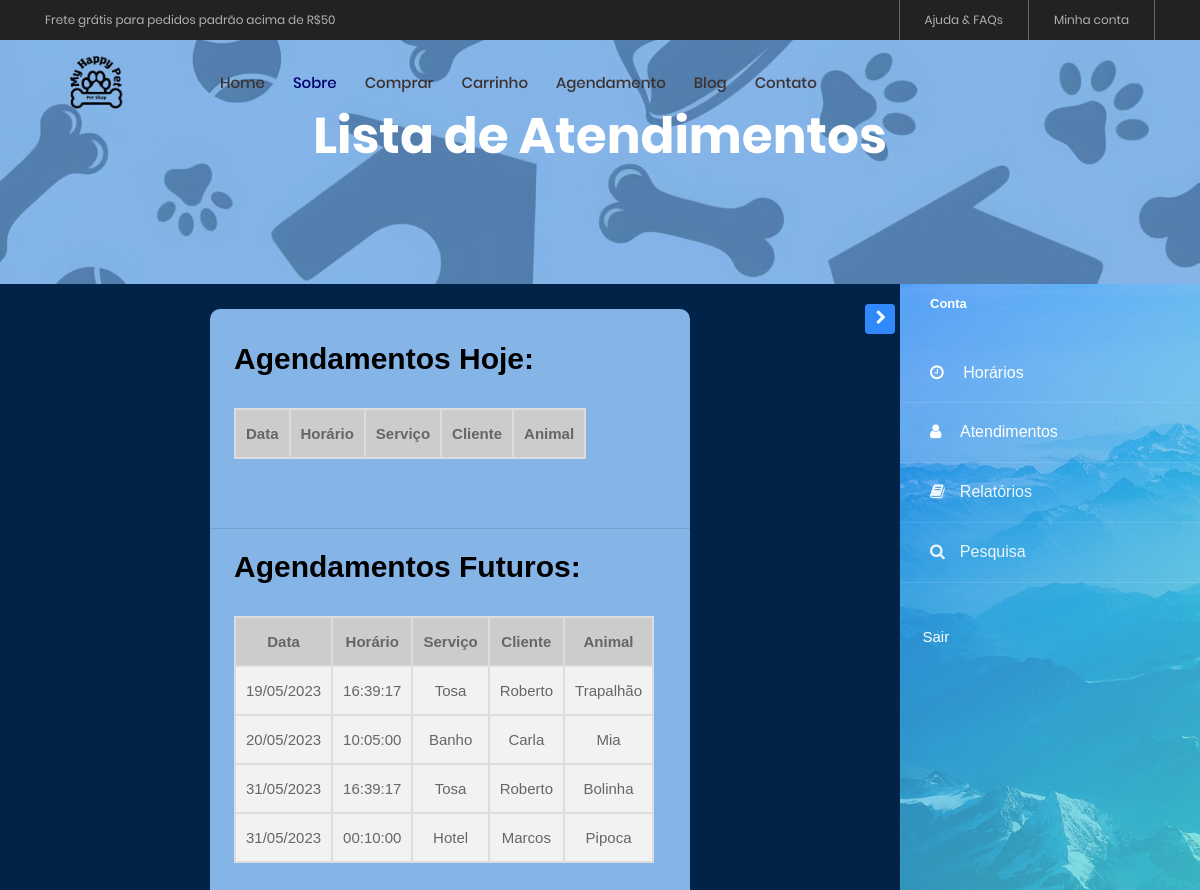
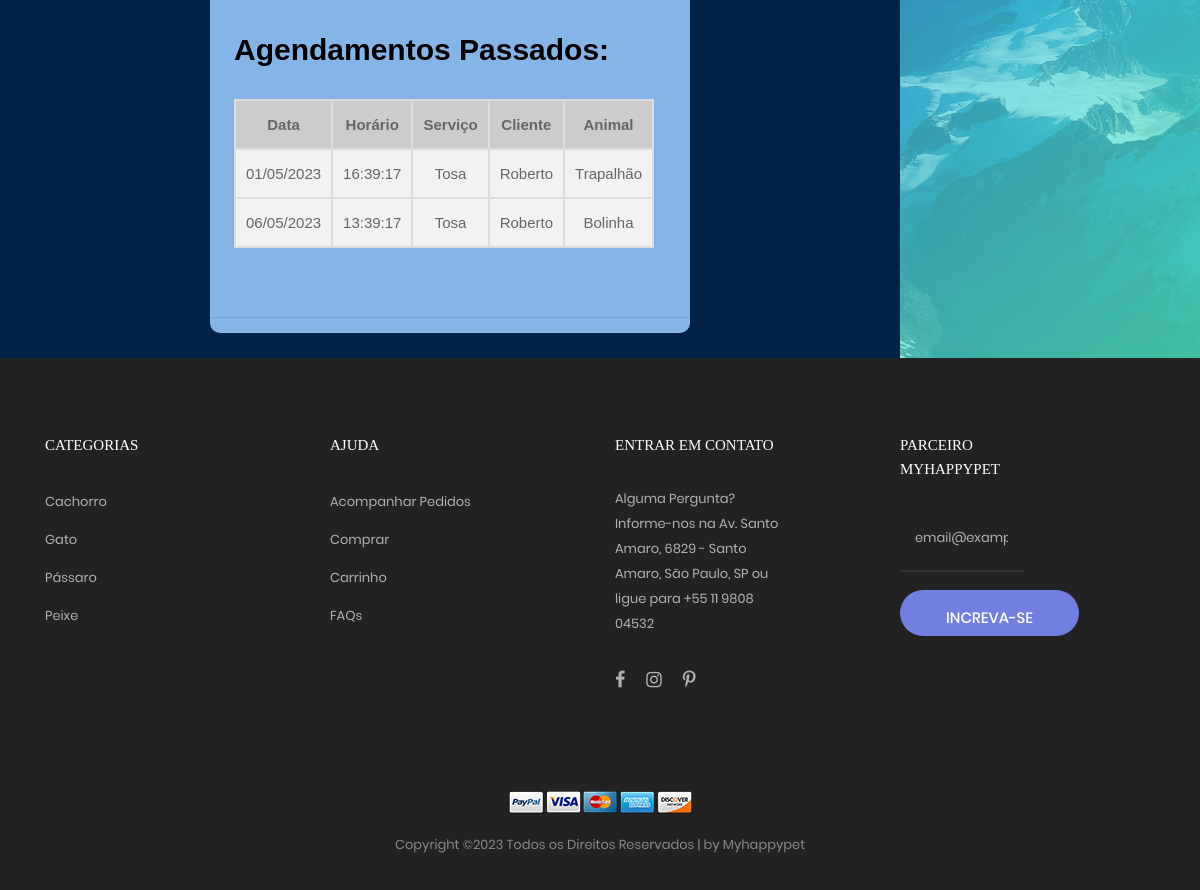
Page /ve_horarios_func.php (signed in) on the committed database (2 pictures, top to bottom).
### tables this page shows
CREATE TABLE `horarios_disponiveis` (
  `idHorario` int(10) NOT NULL,
  `id_funcionario` int(10) DEFAULT NULL,
  `data` date DEFAULT NULL,
  `horario` time DEFAULT NULL,
  `reservado` tinyint(1) DEFAULT NULL,
  `servico` varchar(50) DEFAULT NULL
);

CREATE TABLE `cliente` (
  `idCliente` int(10) NOT NULL,
  `id_endereco` int(10) DEFAULT NULL,
  `nome` varchar(100) DEFAULT NULL,
  `sobrenome` varchar(100) DEFAULT NULL,
  `cpf` char(11) DEFAULT NULL,
  `rg` char(9) DEFAULT NULL,
  `data_nasc` date DEFAULT NULL
);

CREATE TABLE `cadastro_pet` (
  `idPet` int(10) NOT NULL,
  `id_cliente` int(10) DEFAULT NULL,
  `nome_pet` varchar(50) DEFAULT NULL,
  `raca` varchar(20) DEFAULT NULL,
  `sexo_pet` varchar(50) DEFAULT NULL,
  `cor_pet` varchar(20) DEFAULT NULL,
  `data_nasc_pet` date DEFAULT NULL,
  `peso_pet` float(4,2) DEFAULT NULL,
  `data_cad_pet` datetime DEFAULT NULL
);

### ve_horarios_func.php (the view, shortened to what this page needs)
<?php
    include_once('php/conexao.php');
?>
<!DOCTYPE html>
<html lang="pt-br">
<head>
		<link rel="stylesheet" type="text/css" href="vendor/bootstrap/css/bootstrap.min.css">
		<link rel="stylesheet" type="text/css" href="fonts/font-awesome-4.7.0/css/font-awesome.min.css">
		<link rel="stylesheet" type="text/css" href="fonts/iconic/css/material-design-iconic-font.min.css">
		<link rel="stylesheet" type="text/css" href="fonts/linearicons-v1.0.0/icon-font.min.css">
		<link rel="stylesheet" type="text/css" href="vendor/animate/animate.css">
		<link rel="stylesheet" type="text/css" href="vendor/css-hamburgers/hamburgers.min.css">
		<link rel="stylesheet" type="text/css" href="vendor/animsition/css/animsition.min.css">
		<link rel="stylesheet" type="text/css" href="vendor/select2/select2.min.css">
		<link rel="stylesheet" type="text/css" href="vendor/daterangepicker/daterangepicker.css">
		<link rel="stylesheet" type="text/css" href="vendor/slick/slick.css">
		<link rel="stylesheet" type="text/css" href="vendor/MagnificPopup/magnific-popup.css">
		<link rel="stylesheet" type="text/css" href="vendor/perfect-scrollbar/perfect-scrollbar.css">
		<link rel="stylesheet" type="text/css" href="css/util.css">
		<link rel="stylesheet" type="text/css" href="css/main.css">
        <link rel="stylesheet" href="https://stackpath.bootstrapcdn.com/font-awesome/4.7.0/css/font-awesome.min.css">
		<link rel="stylesheet" href="assets/css/style.css">
		<link rel="stylesheet" href="css/joao.css">
<link rel="stylesheet" href="https://cdnjs.cloudflare.com/ajax/libs/animate.css/4.1.1/animate.min.css"/>
<link rel="stylesheet" type="text/css" href="vendor/bootstrap/css/boot.css" />
<link rel="stylesheet" href="./css/style.css" />
</head>
<body class="animsition">
	<header>
	<div class="container-menu-desktop">
		<div class="top-bar">
			<div class="content-topbar flex-sb-m h-full container">
				<div class="left-top-bar">
					Frete grátis para pedidos padrão acima de R$50
				</div>
				<div class="right-top-bar flex-w h-full">
					<a href="ajuda.html" class="flex-c-m trans-04 p-lr-25">
						Ajuda & FAQs
					</a>
					<a href="php/checa_login.php" class="flex-c-m trans-04 p-lr-25">
						Minha conta
					</a>
				</div>
			</div>
		</div>
		<div class="wrap-menu-desktop">
			<nav class="limiter-menu-desktop container">
				<a href="index.html" class="logo">
					<img src="images/icons/logo.png" alt="IMG-LOGO">
				</a>
				<div class="menu-desktop">
					<ul class="main-menu">
						<li>
							<a href="index.html">Home</a>
						</li>
						<li class="active-menu">
							<a href="sobre.html">Sobre</a>
						</li>
						<li>
							<a href="comprar.html">Comprar</a>
						</li>
						<li>
							<a href="carrinho.html">Carrinho</a>
						</li>
						<li>
							<a href="agendamento.php">Agendamento</a>
						</li>
						<li>
							<a href="blog.html">Blog</a>
						</li>
						<li>
							<a href="contato.html">Contato</a>
						</li>
					</ul>
				</div>
			</nav>
		</div>
	</div>
</header>
</div><br><br><br>
<section class="bg-img1 txt-center p-lr-15 p-tb-120" style="background-image: url('images/bg-01.jpg');">
	<h2 class="ltext-105 cl0 txt-center">
		Lista de Atendimentos
	</h2>
</section>
<div class="wrapper d-flex align-items-stretch">
	<nav id="sidebar" class="order-last" class="img" style="background-image: url(images/bg_1.jpg);">
			<div class="custom-menu">
				<button type="button" id="sidebarCollapse" class="btn btn-primary">
			</button>
		</div>
		<div class="">
			<h1><a href="index.html" class="logo"><span>Conta</span></a></h1>
				<ul class="list-unstyled components mb-5">
					<?php
						if(isset($_SESSION['cargo']) && $_SESSION['cargo'] == 'Tosador' || $_SESSION['cargo'] == 'Veterinário'){
							echo '<li class="active">
							<a href="horario.php"><span class="fa fa-clock-o mr-3"></span> Horários</a>
							</li>';
							echo '<li class="active">
							<a href="ve_horarios_func.php"><span class="fa fa-user mr-3"></span> Atendimentos</a>
							</li>';
						}
					?>
					<li>
						<a href="relatorio.php"><span class="fa fa-book mr-3"></span>Relatórios</a>
					</li>
					<li>
						<a href="pesquisa.php"><span class="fa fa-search mr-3"></span>Pesquisa</a>
					</li>
				</ul>
				<div class="mb-5 px-4">
					<a href="php/proc_logout.php" class="subscribe-form">
						<h3 class="h6 mb-3">Sair</h3>
					</a>
				</div>
		</div>
	</nav><br><br><br>
		<div class="wrapper d-flex justify-content-center" style="padding: 25px">
					<?php
					$myvalue = date('Y-m-d H:i:s');
					$datetime = new DateTime($myvalue);
					$data = $datetime->format('Y-m-d');
					$hora = $datetime->format('H:i:s');
					$pega_hora_ant = mysqli_query($conn, "SELECT * FROM horarios_disponiveis WHERE data <= '$data' AND horario < '$hora' AND id_funcionario = ".$_SESSION['idFuncionario']." ORDER BY data ASC;");
					$pega_hora_dep = mysqli_query($conn, "SELECT * FROM horarios_disponiveis WHERE data > '$data' AND id_funcionario = ".$_SESSION['idFuncionario']." ORDER BY data ASC;");
				echo("<div id='div' style='width: 480px !important; margin-left: 0% !important'><br>");
				echo "<h2 id= agend>Agendamentos Hoje:</h2><br>";
				echo "<table class='table-responsive'>
					<tr>
						<th>Data</th>
						<th>Horário</th>
						<th>Serviço</th>
						<th>Cliente</th>
						<th>Animal</th>
					</tr>
				";
				echo "</table><br><br>";
				echo "<hr>";
				echo "<h2 id= agend>Agendamentos Futuros:</h2><br>";
				echo "<table class='table-responsive'>
					<tr>
						<th>Data</th>
						<th>Horário</th>
						<th>Serviço</th>
						<th>Cliente</th>
						<th>Animal</th>
					</tr>
				";
				while ($row_depois = mysqli_fetch_assoc($pega_hora_dep)) {
					$data_depois = date_create($row_depois['data']);
					$data_depois = date_format($data_depois, 'd/m/Y');
					$agendado_dep = mysqli_query($conn, "SELECT * FROM agendamento WHERE id_horario = ".$row_depois['idHorario']);
					$agendado_depois = mysqli_fetch_assoc($agendado_dep);
					if (isset($agendado_depois)) {
						$pet_agend_dep = mysqli_query($conn, "SELECT * FROM cadastro_pet WHERE idPet = ".$agendado_depois['id_animal']);
						$pet_agend_depois = mysqli_fetch_assoc($pet_agend_dep);
						$cliente_agend_dep = mysqli_query($conn, "SELECT * FROM cliente WHERE idCliente = ".$agendado_depois['id_cliente']);
						$cliente_agend_depois = mysqli_fetch_assoc($cliente_agend_dep);
						echo('
							<tr>
								<td>'. $data_depois .'</td>
								<td>'. $row_depois["horario"] .'</td>
								<td>'. $row_depois["servico"] .'</td>
								<td>'. $cliente_agend_depois["nome"] .'</td>
								<td>'. $pet_agend_depois["nome_pet"] .'</td>
							</tr>
							');
					}
				}
				echo "</table><br><br>";
					echo "<h2 id= agend>Agendamentos Passados:</h2><br>";
					echo "<table class='table-responsive'>
						<tr>
							<th>Data</th>
							<th>Horário</th>
							<th>Serviço</th>
							<th>Cliente</th>
							<th>Animal</th>
						</tr>
					";
					while ($row_antes = mysqli_fetch_assoc($pega_hora_ant)) {
						$data_antes = date_create($row_antes['data']);
						$data_antes = date_format($data_antes, 'd/m/Y');
						$agendado_ant = mysqli_query($conn, "SELECT * FROM agendamento WHERE id_horario = ".$row_antes['idHorario']);
						$agendado_antes = mysqli_fetch_assoc($agendado_ant);
						if (isset($agendado_antes)) {
							$pet_agend_ant = mysqli_query($conn, "SELECT * FROM cadastro_pet WHERE idPet = ".$agendado_antes['id_animal']);
							$pet_agend_antes = mysqli_fetch_assoc($pet_agend_ant);
							$cliente_agend_ant = mysqli_query($conn, "SELECT * FROM cliente WHERE idCliente = ".$agendado_antes['id_cliente']);
							$cliente_agend_antes = mysqli_fetch_assoc($cliente_agend_ant);
							echo('
								<tr>
									<td>'. $data_antes .'</td>
									<td>'. $row_antes["horario"] .'</td>
									<td>'. $row_antes["servico"] .'</td>
									<td>'. $cliente_agend_antes["nome"] .'</td>
									<td>'. $pet_agend_antes["nome_pet"] .'</td>
								</tr>
								');
						}
					};
					echo "</table>
					<br><br>";
					echo "<hr>";
				echo("</div>");
				?>
				</div>
			</div>
<footer class="bg3 p-t-75 p-b-32">
	<div class="container">
		<div class="row">
			<div class="col-sm-6 col-lg-3 p-b-50">
				<h4 class="stext-301 cl0 p-b-30">
					Categorias
				</h4>
				<ul>
					<li class="p-b-10">
						<a href="#" class="stext-107 cl7 hov-cl1 trans-04">
							Cachorro
						</a>
					</li>
					<li class="p-b-10">
						<a href="#" class="stext-107 cl7 hov-cl1 trans-04">
							Gato
						</a>
					</li>
					<li class="p-b-10">
						<a href="#" class="stext-107 cl7 hov-cl1 trans-04">
							Pássaro
						</a>
					</li>
					<li class="p-b-10">
						<a href="#" class="stext-107 cl7 hov-cl1 trans-04">
							Peixe
						</a>
					</li>
				</ul>
			</div>
			<div class="col-sm-6 col-lg-3 p-b-50">
				<h4 class="stext-301 cl0 p-b-30">
					Ajuda
				</h4>
				<ul>
					<li class="p-b-10">
						<a href="#" class="stext-107 cl7 hov-cl1 trans-04">
							Acompanhar Pedidos
						</a>
					</li>
					<li class="p-b-10">
						<a href="#" class="stext-107 cl7 hov-cl1 trans-04">
							Comprar
						</a>
					</li>
					<li class="p-b-10">
						<a href="#" class="stext-107 cl7 hov-cl1 trans-04">
							Carrinho
						</a>
					</li>
					<li class="p-b-10">
						<a href="#" class="stext-107 cl7 hov-cl1 trans-04">
							FAQs
						</a>
					</li>
				</ul>
			</div>
			<div class="col-sm-6 col-lg-3 p-b-50">
				<h4 class="stext-301 cl0 p-b-30">
					Entrar em contato
				</h4>
				<p class="stext-107 cl7 size-201">
					Alguma Pergunta? Informe-nos na Av. Santo Amaro, 6829 - Santo Amaro, São Paulo, SP ou ligue para +55 11 9808 04532
				</p>
				<div class="p-t-27">
					<a href="#" class="fs-18 cl7 hov-cl1 trans-04 m-r-16">
						<i class="fa fa-facebook"></i>
					</a>
					<a href="#" class="fs-18 cl7 hov-cl1 trans-04 m-r-16">
						<i class="fa fa-instagram"></i>
					</a>
					<a href="#" class="fs-18 cl7 hov-cl1 trans-04 m-r-16">
						<i class="fa fa-pinterest-p"></i>
					</a>
				</div>
			</div>
			<div class="col-sm-6 col-lg-3 p-b-50">
				<h4 class="stext-301 cl0 p-b-30">
					Parceiro Myhappypet
				</h4>
				<form>
					<div class="wrap-input1 w-full p-b-4">
						<input class="input1 bg-none plh1 stext-107 cl7" type="text" name="email" placeholder="email@example.com">
					</div>
					<div class="p-t-18">
						<button class="flex-c-m stext-101 cl0 size-103 bg1 bor1 hov-btn2 p-lr-15 trans-04">
							Increva-se
						</button>
					</div>
				</form>
			</div>
		</div>
		<div class="p-t-40">
			<div class="flex-c-m flex-w p-b-18">
				<a href="#" class="m-all-1">
					<img src="images/icons/icon-pay-01.png" alt="ICON-PAY">
				</a>
				<a href="#" class="m-all-1">
					<img src="images/icons/icon-pay-02.png" alt="ICON-PAY">
				</a>
				<a href="#" class="m-all-1">
					<img src="images/icons/icon-pay-03.png" alt="ICON-PAY">
				</a>
				<a href="#" class="m-all-1">
					<img src="images/icons/icon-pay-04.png" alt="ICON-PAY">
				</a>
				<a href="#" class="m-all-1">
					<img src="images/icons/icon-pay-05.png" alt="ICON-PAY">
				</a>
			</div>
			<p class="stext-107 cl6 txt-center">
Copyright &copy;<script>document.write(new Date().getFullYear());</script> Todos os Direitos Reservados | by Myhappypet</a>
			</p>
		</div>
	</div>
</footer>
</body>
</html>

### css/main.css (style rules this page uses)
.container { max-width: 1380px; }
@media (max-width: 1600px) { .container { max-width: 1200px; } }
.container-menu-desktop { height: auto; width: 100%; position: relative; -webkit-transition: all 0.3s; -o-transition: all 0.3s; -moz-transition: all 0.3s; transition: all 0.3s; }
.top-bar { height: 40px; background-color: #222; }
.left-top-bar { font-family: Poppins-Regular; font-size: 12px; line-height: 1.8; color: #b2b2b2; }
.right-top-bar a { font-family: Poppins-Regular; font-size: 12px; line-height: 1.8; height: 100%; color: #b2b2b2; border-right: 1px solid rgba(255,255,255,0.3); }
.right-top-bar a:first-child { border-left: 1px solid rgba(255,255,255,0.3); }
.wrap-menu-desktop { position: fixed; z-index: 1100; background-color: transparent; width: 100%; height: 84px; top: 40px; left: 0px; -webkit-transition: height 0.3s, background-color 0.3s; -o-transition: height 0.3s, background-color 0.3s; -moz-transition: height 0.3s, background-color 0.3s; transition: height 0.3s, background-color 0.3s; }
.limiter-menu-desktop { height: 100%; display: -webkit-box; display: -webkit-flex; display: -moz-box; display: -ms-flexbox; display: flex; align-items: center; background-color: transparent; }
.logo { display: -webkit-box; display: -webkit-flex; display: -moz-box; display: -ms-flexbox; display: flex; align-items: center; height: 65%; margin-right: 55px; }
.logo img { max-width: 100%; max-height: 100%; }
.menu-desktop { display: -webkit-box; display: -webkit-flex; display: -moz-box; display: -ms-flexbox; display: flex; align-items: center; height: 100%; }
.main-menu { list-style-type: none; margin: 0; display: -webkit-box; display: -webkit-flex; display: -moz-box; display: -ms-flexbox; display: flex; align-items: center; }
.main-menu > li { display: block; position: relative; padding: 20px 10px 20px 0px; margin: 0px 4px 0px 14px; }
.main-menu > li > a { font-family: Poppins-Medium; color: #3b3232; padding: 5px 0px; transition: all 0.4s; -webkit-transition: all 0.4s; -o-transition: all 0.4s; -moz-transition: all 0.4s; }
.main-menu > li.active-menu > a { color: #00026d; }
.cl0 { color: #fff; }
.cl6 { color: #888; }
.cl7 { color: #b2b2b2; }
.stext-101 { font-family: Poppins-Medium; font-size: 15px; line-height: 1.466667; text-transform: uppercase; }
.stext-107 { font-family: Poppins-Regular; font-size: 13px; line-height: 1.923; }
.stext-301 { font-family: Montserrat-Bold; font-size: 15px; line-height: 1.6; text-transform: uppercase; }
.ltext-105 { font-family: Poppins-Bold; font-size: 50px; line-height: 1.1; }
.size-103 { min-width: 179px; height: 46px; }
.size-201 { max-width: 270px; }
.bg-none { background-color: transparent; }
.bg1 { background-color: #717fe0; }
.bg3 { background-color: #222; }
.bg-img1 { background-size: cover; background-position: center center; background-repeat: no-repeat; margin-top: -7%; }
.bor1 { border-radius: 23px; }
.wrap-input1 { position: relative; border-bottom: 2px solid rgba(204,204,204, 0.1); }
.input1 { background-color: transparent; width: 100%; }

### css/style.css (style rules this page uses)
body { background-color: var(--bodyColor); }
.wrapper { display: grid; background-color: #012348; }

### rows in the picture
horarios_disponiveis: data "19/05/2023", horario "16:39:17", servico "Tosa", cliente.nome "Roberto", cadastro_pet.nome_pet "Trapalhão"
horarios_disponiveis: data "20/05/2023", horario "10:05:00", servico "Banho", cliente.nome "Carla", cadastro_pet.nome_pet "Mia"
horarios_disponiveis: data "31/05/2023", horario "16:39:17", servico "Tosa", cliente.nome "Roberto", cadastro_pet.nome_pet "Bolinha"
horarios_disponiveis: data "31/05/2023", horario "00:10:00", servico "Hotel", cliente.nome "Marcos", cadastro_pet.nome_pet "Pipoca"
horarios_disponiveis: data "01/05/2023", horario "16:39:17", servico "Tosa", cliente.nome "Roberto", cadastro_pet.nome_pet "Trapalhão"
horarios_disponiveis: data "06/05/2023", horario "13:39:17", servico "Tosa", cliente.nome "Roberto", cadastro_pet.nome_pet "Bolinha"
